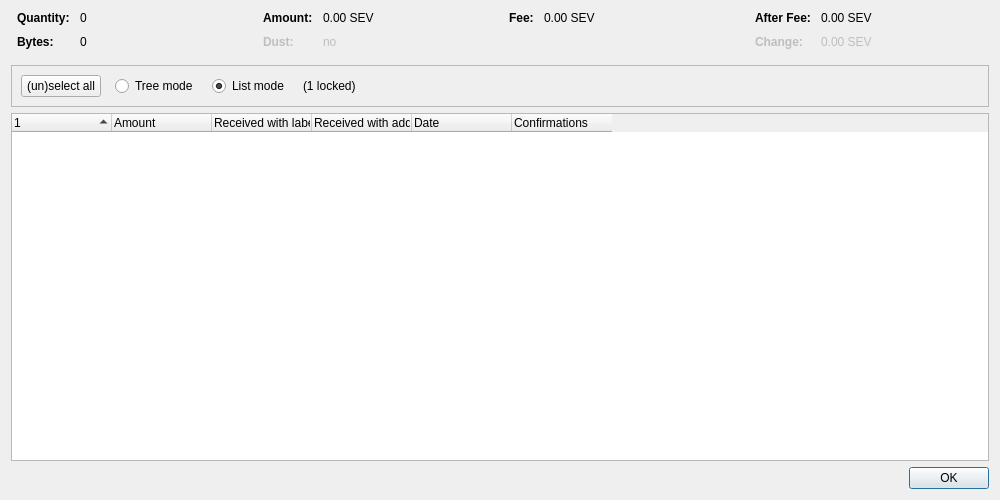
<?xml version="1.0" encoding="UTF-8"?>
<ui version="4.0">
 <class>CoinControlDialog</class>
 <widget class="QDialog" name="CoinControlDialog">
  <property name="geometry">
   <rect>
    <x>0</x>
    <y>0</y>
    <width>1000</width>
    <height>500</height>
   </rect>
  </property>
  <property name="windowTitle">
   <string>Coin Selection</string>
  </property>
  <layout class="QVBoxLayout" name="verticalLayout">
   <item>
    <layout class="QHBoxLayout" name="horizontalLayoutTop" stretch="0,0,0,0">
     <property name="topMargin">
      <number>0</number>
     </property>
     <property name="bottomMargin">
      <number>10</number>
     </property>
     <item>
      <layout class="QFormLayout" name="formLayoutCoinControl1">
       <property name="horizontalSpacing">
        <number>10</number>
       </property>
       <property name="verticalSpacing">
        <number>10</number>
       </property>
       <property name="leftMargin">
        <number>6</number>
       </property>
       <property name="rightMargin">
        <number>6</number>
       </property>
       <item row="0" column="0">
        <widget class="QLabel" name="labelCoinControlQuantityText">
         <property name="font">
          <font>
           <weight>75</weight>
           <bold>true</bold>
          </font>
         </property>
         <property name="text">
          <string>Quantity:</string>
         </property>
        </widget>
       </item>
       <item row="0" column="1">
        <widget class="QLabel" name="labelCoinControlQuantity">
         <property name="cursor">
          <cursorShape>IBeamCursor</cursorShape>
         </property>
         <property name="contextMenuPolicy">
          <enum>Qt::ActionsContextMenu</enum>
         </property>
         <property name="text">
          <string notr="true">0</string>
         </property>
         <property name="textInteractionFlags">
          <set>Qt::LinksAccessibleByMouse|Qt::TextSelectableByKeyboard|Qt::TextSelectableByMouse</set>
         </property>
        </widget>
       </item>
       <item row="1" column="0">
        <widget class="QLabel" name="labelCoinControlBytesText">
         <property name="font">
          <font>
           <weight>75</weight>
           <bold>true</bold>
          </font>
         </property>
         <property name="text">
          <string>Bytes:</string>
         </property>
        </widget>
       </item>
       <item row="1" column="1">
        <widget class="QLabel" name="labelCoinControlBytes">
         <property name="cursor">
          <cursorShape>IBeamCursor</cursorShape>
         </property>
         <property name="contextMenuPolicy">
          <enum>Qt::ActionsContextMenu</enum>
         </property>
         <property name="text">
          <string notr="true">0</string>
         </property>
         <property name="textInteractionFlags">
          <set>Qt::LinksAccessibleByMouse|Qt::TextSelectableByKeyboard|Qt::TextSelectableByMouse</set>
         </property>
        </widget>
       </item>
      </layout>
     </item>
     <item>
      <layout class="QFormLayout" name="formLayoutCoinControl2">
       <property name="horizontalSpacing">
        <number>10</number>
       </property>
       <property name="verticalSpacing">
        <number>10</number>
       </property>
       <property name="leftMargin">
        <number>6</number>
       </property>
       <property name="rightMargin">
        <number>6</number>
       </property>
       <item row="0" column="0">
        <widget class="QLabel" name="labelCoinControlAmountText">
         <property name="font">
          <font>
           <weight>75</weight>
           <bold>true</bold>
          </font>
         </property>
         <property name="text">
          <string>Amount:</string>
         </property>
        </widget>
       </item>
       <item row="0" column="1">
        <widget class="QLabel" name="labelCoinControlAmount">
         <property name="cursor">
          <cursorShape>IBeamCursor</cursorShape>
         </property>
         <property name="contextMenuPolicy">
          <enum>Qt::ActionsContextMenu</enum>
         </property>
         <property name="text">
          <string notr="true">0.00 SEV</string>
         </property>
         <property name="textInteractionFlags">
          <set>Qt::LinksAccessibleByMouse|Qt::TextSelectableByKeyboard|Qt::TextSelectableByMouse</set>
         </property>
        </widget>
       </item>
       <item row="1" column="0">
        <widget class="QLabel" name="labelCoinControlLowOutputText">
         <property name="enabled">
          <bool>false</bool>
         </property>
         <property name="font">
          <font>
           <weight>75</weight>
           <bold>true</bold>
          </font>
         </property>
         <property name="text">
          <string>Dust:</string>
         </property>
        </widget>
       </item>
       <item row="1" column="1">
        <widget class="QLabel" name="labelCoinControlLowOutput">
         <property name="enabled">
          <bool>false</bool>
         </property>
         <property name="cursor">
          <cursorShape>IBeamCursor</cursorShape>
         </property>
         <property name="contextMenuPolicy">
          <enum>Qt::ActionsContextMenu</enum>
         </property>
         <property name="text">
          <string notr="true">no</string>
         </property>
         <property name="textInteractionFlags">
          <set>Qt::LinksAccessibleByMouse|Qt::TextSelectableByKeyboard|Qt::TextSelectableByMouse</set>
         </property>
        </widget>
       </item>
      </layout>
     </item>
     <item>
      <layout class="QFormLayout" name="formLayoutCoinControl3">
       <property name="horizontalSpacing">
        <number>10</number>
       </property>
       <property name="verticalSpacing">
        <number>10</number>
       </property>
       <property name="leftMargin">
        <number>6</number>
       </property>
       <property name="rightMargin">
        <number>6</number>
       </property>
       <item row="0" column="0">
        <widget class="QLabel" name="labelCoinControlFeeText">
         <property name="font">
          <font>
           <weight>75</weight>
           <bold>true</bold>
          </font>
         </property>
         <property name="text">
          <string>Fee:</string>
         </property>
        </widget>
       </item>
       <item row="0" column="1">
        <widget class="QLabel" name="labelCoinControlFee">
         <property name="cursor">
          <cursorShape>IBeamCursor</cursorShape>
         </property>
         <property name="contextMenuPolicy">
          <enum>Qt::ActionsContextMenu</enum>
         </property>
         <property name="text">
          <string notr="true">0.00 SEV</string>
         </property>
         <property name="textInteractionFlags">
          <set>Qt::LinksAccessibleByMouse|Qt::TextSelectableByKeyboard|Qt::TextSelectableByMouse</set>
         </property>
        </widget>
       </item>
      </layout>
     </item>
     <item>
      <layout class="QFormLayout" name="formLayoutCoinControl4">
       <property name="horizontalSpacing">
        <number>10</number>
       </property>
       <property name="verticalSpacing">
        <number>10</number>
       </property>
       <property name="leftMargin">
        <number>6</number>
       </property>
       <property name="rightMargin">
        <number>6</number>
       </property>
       <item row="0" column="0">
        <widget class="QLabel" name="labelCoinControlAfterFeeText">
         <property name="font">
          <font>
           <weight>75</weight>
           <bold>true</bold>
          </font>
         </property>
         <property name="text">
          <string>After Fee:</string>
         </property>
        </widget>
       </item>
       <item row="0" column="1">
        <widget class="QLabel" name="labelCoinControlAfterFee">
         <property name="cursor">
          <cursorShape>IBeamCursor</cursorShape>
         </property>
         <property name="contextMenuPolicy">
          <enum>Qt::ActionsContextMenu</enum>
         </property>
         <property name="text">
          <string notr="true">0.00 SEV</string>
         </property>
         <property name="textInteractionFlags">
          <set>Qt::LinksAccessibleByMouse|Qt::TextSelectableByKeyboard|Qt::TextSelectableByMouse</set>
         </property>
        </widget>
       </item>
       <item row="1" column="0">
        <widget class="QLabel" name="labelCoinControlChangeText">
         <property name="enabled">
          <bool>false</bool>
         </property>
         <property name="font">
          <font>
           <weight>75</weight>
           <bold>true</bold>
          </font>
         </property>
         <property name="text">
          <string>Change:</string>
         </property>
        </widget>
       </item>
       <item row="1" column="1">
        <widget class="QLabel" name="labelCoinControlChange">
         <property name="enabled">
          <bool>false</bool>
         </property>
         <property name="cursor">
          <cursorShape>IBeamCursor</cursorShape>
         </property>
         <property name="contextMenuPolicy">
          <enum>Qt::ActionsContextMenu</enum>
         </property>
         <property name="text">
          <string notr="true">0.00 SEV</string>
         </property>
         <property name="textInteractionFlags">
          <set>Qt::LinksAccessibleByMouse|Qt::TextSelectableByKeyboard|Qt::TextSelectableByMouse</set>
         </property>
        </widget>
       </item>
      </layout>
     </item>
    </layout>
   </item>
   <item>
    <widget class="QFrame" name="frame">
     <property name="minimumSize">
      <size>
       <width>0</width>
       <height>40</height>
      </size>
     </property>
     <property name="frameShape">
      <enum>QFrame::StyledPanel</enum>
     </property>
     <property name="frameShadow">
      <enum>QFrame::Sunken</enum>
     </property>
     <layout class="QHBoxLayout" name="horizontalLayout">
      <item>
       <layout class="QHBoxLayout" name="horizontalLayoutPanel" stretch="0,0,0,0,0">
        <property name="spacing">
         <number>14</number>
        </property>
        <item>
         <widget class="QPushButton" name="pushButtonSelectAll">
          <property name="sizePolicy">
           <sizepolicy hsizetype="Maximum" vsizetype="Fixed">
            <horstretch>0</horstretch>
            <verstretch>0</verstretch>
           </sizepolicy>
          </property>
          <property name="text">
           <string>(un)select all</string>
          </property>
          <property name="autoDefault">
           <bool>false</bool>
          </property>
         </widget>
        </item>
        <item>
         <widget class="QRadioButton" name="radioTreeMode">
          <property name="sizePolicy">
           <sizepolicy hsizetype="Maximum" vsizetype="Fixed">
            <horstretch>0</horstretch>
            <verstretch>0</verstretch>
           </sizepolicy>
          </property>
          <property name="text">
           <string>Tree mode</string>
          </property>
         </widget>
        </item>
        <item>
         <widget class="QRadioButton" name="radioListMode">
          <property name="sizePolicy">
           <sizepolicy hsizetype="Maximum" vsizetype="Fixed">
            <horstretch>0</horstretch>
            <verstretch>0</verstretch>
           </sizepolicy>
          </property>
          <property name="text">
           <string>List mode</string>
          </property>
          <property name="checked">
           <bool>true</bool>
          </property>
         </widget>
        </item>
        <item>
         <widget class="QLabel" name="labelLocked">
          <property name="text">
           <string notr="true">(1 locked)</string>
          </property>
         </widget>
        </item>
        <item>
         <spacer name="horizontalSpacer">
          <property name="orientation">
           <enum>Qt::Horizontal</enum>
          </property>
          <property name="sizeHint" stdset="0">
           <size>
            <width>40</width>
            <height>20</height>
           </size>
          </property>
         </spacer>
        </item>
       </layout>
      </item>
     </layout>
    </widget>
   </item>
   <item>
    <widget class="CoinControlTreeWidget" name="treeWidget">
     <property name="contextMenuPolicy">
      <enum>Qt::CustomContextMenu</enum>
     </property>
     <property name="sortingEnabled">
      <bool>false</bool>
     </property>
     <property name="columnCount">
      <number>6</number>
     </property>
     <attribute name="headerShowSortIndicator" stdset="0">
      <bool>true</bool>
     </attribute>
     <attribute name="headerStretchLastSection">
      <bool>false</bool>
     </attribute>
     <column>
      <property name="text">
       <string/>
      </property>
     </column>
     <column>
      <property name="text">
       <string>Amount</string>
      </property>
     </column>
     <column>
      <property name="text">
       <string>Received with label</string>
      </property>
     </column>
     <column>
      <property name="text">
       <string>Received with address</string>
      </property>
     </column>
     <column>
      <property name="text">
       <string>Date</string>
      </property>
     </column>
     <column>
      <property name="text">
       <string>Confirmations</string>
      </property>
      <property name="toolTip">
       <string>Confirmed</string>
      </property>
     </column>
     <column>
      <property name="text">
       <string/>
      </property>
     </column>
     <column>
      <property name="text">
       <string/>
      </property>
     </column>
     <column>
      <property name="text">
       <string/>
      </property>
     </column>
     <column>
      <property name="text">
       <string/>
      </property>
     </column>
    </widget>
   </item>
   <item>
    <widget class="QDialogButtonBox" name="buttonBox">
     <property name="orientation">
      <enum>Qt::Horizontal</enum>
     </property>
     <property name="standardButtons">
      <set>QDialogButtonBox::Ok</set>
     </property>
    </widget>
   </item>
  </layout>
 </widget>
 <customwidgets>
  <customwidget>
   <class>CoinControlTreeWidget</class>
   <extends>QTreeWidget</extends>
   <header>qt/coincontroltreewidget.h</header>
  </customwidget>
 </customwidgets>
 <resources/>
 <connections/>
</ui>
